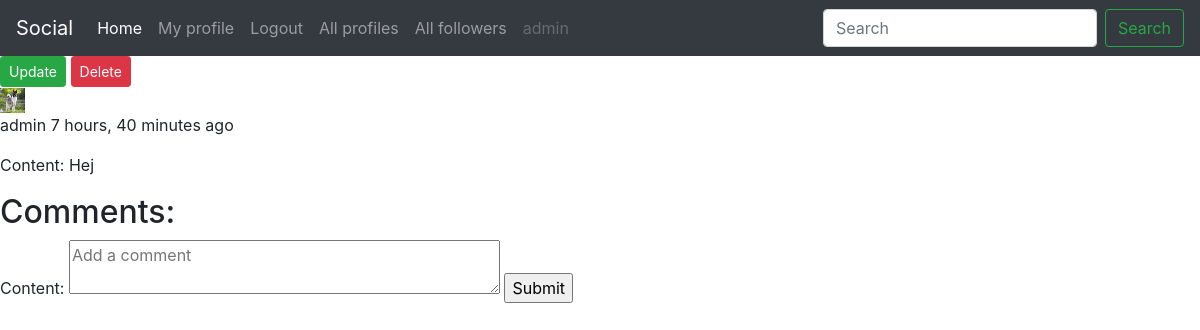
/post_detail/16/ (signed in), run on an earlier commit of the app's database.
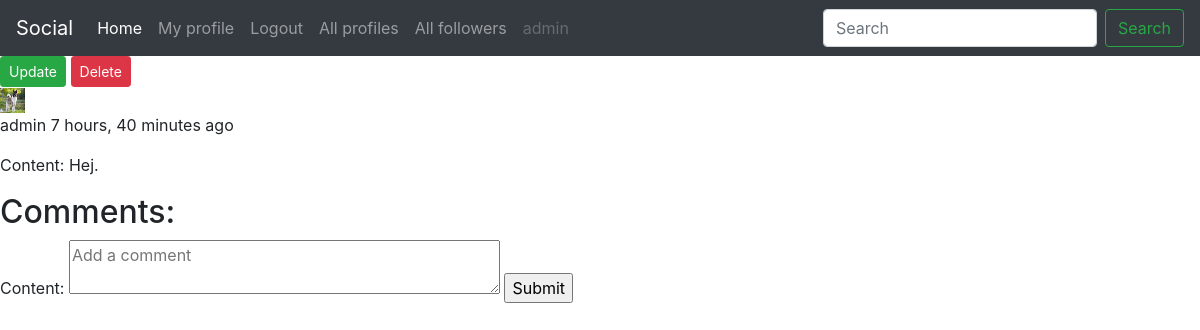
And on a later commit of the database.
### posts/models.py (models this page shows, shortened)
class Post(models.Model):
    author = models.ForeignKey(Profile, on_delete=models.CASCADE)
    content = models.TextField()
    liked = models.ManyToManyField(Profile, related_name='likes',blank=True)
    created_at = models.DateTimeField(auto_now_add=True)
    updated_at = models.DateTimeField(auto_now=True)
    class Meta:
        ordering = ("-created_at",)

### profiles/models.py (models this page shows, shortened)
class Profile(models.Model):
    first_name = models.CharField(max_length=225)
    last_name = models.CharField(max_length=225)
    bio = models.TextField()
    user = models.OneToOneField(User, on_delete=models.CASCADE)
    image = models.ImageField(upload_to="post_images",default="avatar.jpg")
    followers = models.ManyToManyField(User,related_name="follower",blank=True)
    created = models.DateTimeField(auto_now_add=True)
    updated = models.DateTimeField(auto_now=True)
    def __str__(self):
        return self.user.username

### posts/views.py (the view, shortened to what this page needs)
# urls.py: path("post_detail/<str:pk>/",views.post_detail,name="post_detail"),
@login_required(login_url='account_login')
def post_detail(request,pk):
    post = Post.objects.get(pk=pk)
    profile = Profile.objects.get(user=request.user)
    c_form = CommentForm()
    context = {
        "post":post,
        "c_form":c_form,
        }
    return render(request, 'posts/post_detail.html',context)

### posts/forms.py
class CommentForm(forms.ModelForm):
    content = forms.CharField(widget=forms.Textarea(attrs={'rows':2,"placeholder":"Add a comment"}))
    class Meta:
        model = Comment
        fields = ("content",)

### posts/templates/posts/post_detail.html (shortened to what this page needs)
{% extends 'base.html' %}
{% block content %}
            {% if request.user == post.author.user %}
                <a href="{% url 'update_post' post.pk %}"><button class="btn btn-sm btn-success">Update</button></a>
                <a href="{% url 'delete_post' post.pk %}"><button class="btn btn-sm btn-danger">Delete</button></a>
            {% endif %}
            <br>
            <img width="25" height="25" src="{{ post.author.image.url }}" />
            <p>{{ post.author }} {{ post.created_at | timesince }} ago </p>
            <p>Content: {{ post.content }}</p>
            <h2>Comments:</h2>
            <form action="" method="POST">
                {{ c_form }}
                <input type="submit" name="submit_c_form">
            </form>
{% endblock content %}

What changed in the data, as far as the page shows it:
changed Post "admin": content "Hej" → "Hej."
